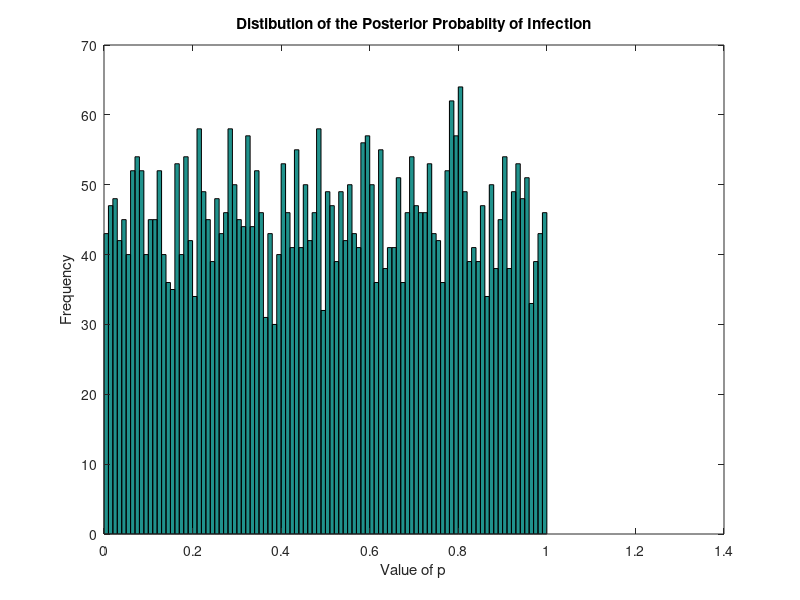
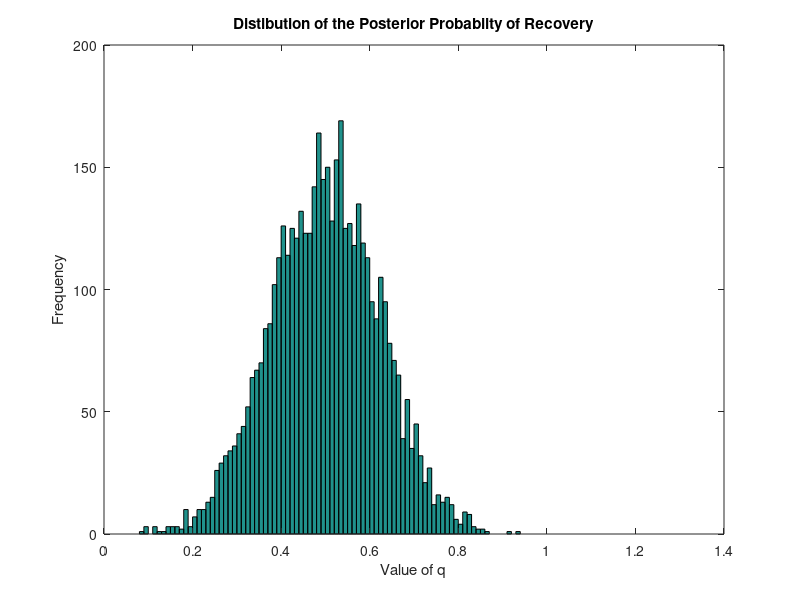

MATLAB code for these plots, in order:
%establish the epsilon that will be used as the criteria for the acceptance
    %of p and q
    P = zeros(1,1000000);
    Q = zeros(1,1000000);
    
     %index the number of boys that were in bed during those times
    B = [1,3,8,28,75,221,291,255,235,190,125,70,28,12,5];

    % Number of simulations
    T = 14;
 
    %initial values of the population
    S0 = 763;
    I0 = 1;
    R0 = 0;
    
    
    indexoftimeT = T +1;
 
    % values of the susceptible population will be stored in S
    S = zeros (1, indexoftimeT);
    S(1) = S0;
 
    % values of the infected population will be stored in I
    I = zeros (1, indexoftimeT);
    I(1) = I0;
 
    % values of the recovered population will be stored in R
    R = zeros (1, indexoftimeT);
    R(1) = R0;
    
    E = 1500;
    
for k = 1:10^6
 
    % parameters 
    p(k) = rand;
    q(k) = normrnd(.5,0.125);

    if q(k) <0 || q(k)>1
        q(k) = normrnd(.5,0.125);
        if q(k)>0 && q(k)<1
         break
        end
    end
 
    % establish a for loop to develop new values in each time step 
    for n = 2:indexoftimeT
        Y(n) = binornd(I(n-1), q(k));
        X(n) = binornd(S(n-1), (1-(1-p(k))^I(n-1)));
        S(n) = S(n-1)-X(n);
        I(n) = I(n-1)+X(n)-Y(n);
        R(n) = R(n-1)+Y(n);
    end

    if ((sum((I-B).^2))^.5)<E
        P(k) = p(k);
        Q(k) = q(k);
    end

end

%check how many values were accepted to ensure the acceptance rate is
%between 1 and 5 percent (acceptance was 36170)
A = nnz(P)

D = P(P~=0);
F = Q(Q~=0);

%find the mean of both the distributions (both are roughly centered around
%.5)
U = mean(D);
O = mean(F);

%create bar graphs for the distibutions 
binranges = 0:.01:1;
[bincounts] = histc(D,binranges);
g=figure;
bar(binranges,bincounts,'histc')
title('Distibution of the Posterior Probabiity of Infection')
xlabel('Value of p')
ylabel('Frequency')

%create bar graphs for the distibutions 
binranges = 0:.01:1;
[bincounts] = histc(F,binranges);
g=figure;
bar(binranges,bincounts,'histc')
title('Distibution of the Posterior Probabiity of Recovery')
xlabel('Value of q')
ylabel('Frequency')


 
